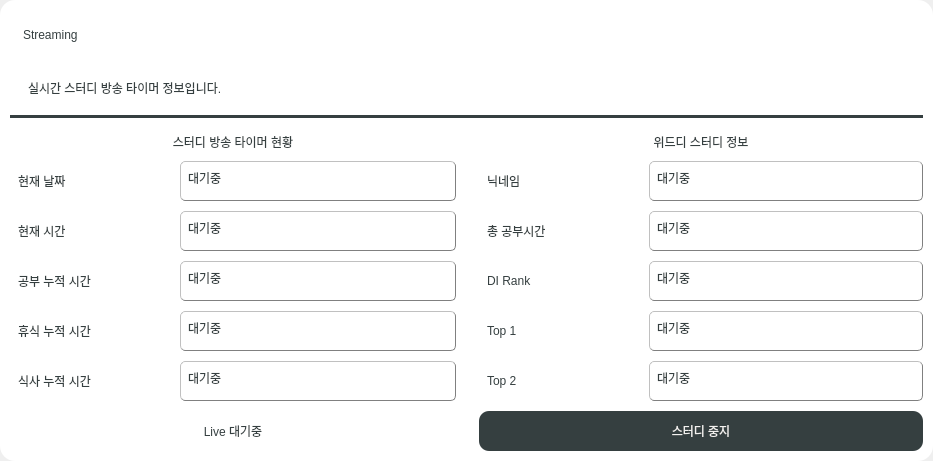
      <widget class="QWidget" name="tab_3">
       <attribute name="title">
        <string>Streaming</string>
       </attribute>
       <layout class="QGridLayout" name="gridLayout_27">
        <property name="leftMargin">
         <number>0</number>
        </property>
        <property name="topMargin">
         <number>0</number>
        </property>
        <property name="rightMargin">
         <number>0</number>
        </property>
        <property name="bottomMargin">
         <number>0</number>
        </property>
        <property name="horizontalSpacing">
         <number>0</number>
        </property>
        <item row="0" column="0">
         <widget class="QFrame" name="verticalFrame_12">
          <property name="styleSheet">
           <string notr="true">QFrame{
	border-radius: 15px;
	background-color: white;
}</string>
          </property>
          <layout class="QVBoxLayout" name="tab_main_ly_5" stretch="5,1,15">
           <property name="spacing">
            <number>5</number>
           </property>
           <property name="leftMargin">
            <number>10</number>
           </property>
           <property name="topMargin">
            <number>10</number>
           </property>
           <property name="rightMargin">
            <number>10</number>
           </property>
           <property name="bottomMargin">
            <number>10</number>
           </property>
           <item>
            <layout class="QHBoxLayout" name="horizontalLayout_48" stretch="8,0">
             <property name="spacing">
              <number>10</number>
             </property>
             <item>
              <layout class="QVBoxLayout" name="verticalLayout_28">
               <item>
                <widget class="QLabel" name="label_47">
                 <property name="styleSheet">
                  <string notr="true">padding-top:5px;
padding-left:10px;
font: 30px &quot;나눔스퀘어_ac ExtraBold&quot;;
color :   #353F40;</string>
                 </property>
                 <property name="text">
                  <string>Streaming</string>
                 </property>
                </widget>
               </item>
               <item>
                <widget class="QLabel" name="label_94">
                 <property name="styleSheet">
                  <string notr="true">padding-left:15px;
font: 20px &quot;나눔스퀘어_ac Bold&quot;;
color :   #353F40;</string>
                 </property>
                 <property name="text">
                  <string>실시간 스터디 방송 타이머 정보입니다.</string>
                 </property>
                </widget>
               </item>
              </layout>
             </item>
             <item>
              <layout class="QVBoxLayout" name="verticalLayout_29">
               <property name="spacing">
                <number>0</number>
               </property>
               <property name="leftMargin">
                <number>10</number>
               </property>
               <property name="topMargin">
                <number>10</number>
               </property>
               <property name="rightMargin">
                <number>10</number>
               </property>
               <property name="bottomMargin">
                <number>10</number>
               </property>
               <item>
                <widget class="QLabel" name="label_95">
                 <property name="minimumSize">
                  <size>
                   <width>80</width>
                   <height>80</height>
                  </size>
                 </property>
                 <property name="maximumSize">
                  <size>
                   <width>80</width>
                   <height>80</height>
                  </size>
                 </property>
                 <property name="text">
                  <string/>
                 </property>
                 <property name="pixmap">
                  <pixmap resource="../icon/icon.qrc">:/icon/streaming.png</pixmap>
                 </property>
                 <property name="scaledContents">
                  <bool>true</bool>
                 </property>
                </widget>
               </item>
              </layout>
             </item>
            </layout>
           </item>
           <item>
            <widget class="Line" name="line_11">
             <property name="styleSheet">
              <string notr="true">
background-color: #353F40;</string>
             </property>
             <property name="frameShadow">
              <enum>QFrame::Plain</enum>
             </property>
             <property name="lineWidth">
              <number>1</number>
             </property>
             <property name="orientation">
              <enum>Qt::Horizontal</enum>
             </property>
            </widget>
           </item>
           <item>
            <layout class="QHBoxLayout" name="horizontalLayout_49" stretch="5,1,5">
             <property name="spacing">
              <number>10</number>
             </property>
             <item>
              <layout class="QVBoxLayout" name="verticalLayout_30" stretch="1,9,1">
               <property name="spacing">
                <number>10</number>
               </property>
               <property name="topMargin">
                <number>10</number>
               </property>
               <item>
                <widget class="QLabel" name="label_96">
                 <property name="styleSheet">
                  <string notr="true">font: 17px &quot;나눔스퀘어_ac Bold&quot;;
color :   #353F40;</string>
                 </property>
                 <property name="text">
                  <string>스터디 방송 타이머 현황</string>
                 </property>
                 <property name="alignment">
                  <set>Qt::AlignCenter</set>
                 </property>
                </widget>
               </item>
               <item>
                <layout class="QGridLayout" name="gridLayout_43">
                 <property name="sizeConstraint">
                  <enum>QLayout::SetMaximumSize</enum>
                 </property>
                 <property name="spacing">
                  <number>10</number>
                 </property>
                 <item row="4" column="0">
                  <widget class="QLabel" name="label_97">
                   <property name="minimumSize">
                    <size>
                     <width>160</width>
                     <height>40</height>
                    </size>
                   </property>
                   <property name="maximumSize">
                    <size>
                     <width>160</width>
                     <height>40</height>
                    </size>
                   </property>
                   <property name="styleSheet">
                    <string notr="true">padding: 5px;
font: 20px &quot;나눔스퀘어_ac ExtraBold&quot;;
color :#353F40;</string>
                   </property>
                   <property name="text">
                    <string>식사 누적 시간</string>
                   </property>
                  </widget>
                 </item>
                 <item row="1" column="0">
                  <widget class="QLabel" name="label_99">
                   <property name="minimumSize">
                    <size>
                     <width>160</width>
                     <height>40</height>
                    </size>
                   </property>
                   <property name="maximumSize">
                    <size>
                     <width>160</width>
                     <height>40</height>
                    </size>
                   </property>
                   <property name="styleSheet">
                    <string notr="true">padding: 5px;
font: 20px &quot;나눔스퀘어_ac ExtraBold&quot;;
color :#353F40;</string>
                   </property>
                   <property name="text">
                    <string>현재 시간</string>
                   </property>
                  </widget>
                 </item>
                 <item row="0" column="0">
                  <widget class="QLabel" name="label_101">
                   <property name="minimumSize">
                    <size>
                     <width>160</width>
                     <height>40</height>
                    </size>
                   </property>
                   <property name="maximumSize">
                    <size>
                     <width>160</width>
                     <height>40</height>
                    </size>
                   </property>
                   <property name="styleSheet">
                    <string notr="true">padding: 5px;
font: 20px &quot;나눔스퀘어_ac ExtraBold&quot;;
color :#353F40;</string>
                   </property>
                   <property name="text">
                    <string>현재 날짜</string>
                   </property>
                  </widget>
                 </item>
                 <item row="0" column="1" colspan="2">
                  <widget class="QLineEdit" name="current_date">
                   <property name="minimumSize">
                    <size>
                     <width>276</width>
                     <height>40</height>
                    </size>
                   </property>
                   <property name="maximumSize">
                    <size>
                     <width>276</width>
                     <height>40</height>
                    </size>
                   </property>
                   <property name="styleSheet">
                    <string notr="true">padding: 5px;
font: 17px &quot;나눔스퀘어_ac Bold&quot;;
color :#353F40;
border-style: outset;
border-width: 1px;
border-color: gray;
border-radius: 5px;</string>
                   </property>
                   <property name="text">
                    <string>대기중</string>
                   </property>
                   <property name="readOnly">
                    <bool>true</bool>
                   </property>
                  </widget>
                 </item>
                 <item row="3" column="0">
                  <widget class="QLabel" name="label_98">
                   <property name="minimumSize">
                    <size>
                     <width>160</width>
                     <height>40</height>
                    </size>
                   </property>
                   <property name="maximumSize">
                    <size>
                     <width>160</width>
                     <height>40</height>
                    </size>
                   </property>
                   <property name="styleSheet">
                    <string notr="true">padding: 5px;
font: 20px &quot;나눔스퀘어_ac ExtraBold&quot;;
color :#353F40;</string>
                   </property>
                   <property name="text">
                    <string>휴식 누적 시간</string>
                   </property>
                  </widget>
                 </item>
                 <item row="2" column="0">
                  <widget class="QLabel" name="label_100">
                   <property name="minimumSize">
                    <size>
                     <width>160</width>
                     <height>40</height>
                    </size>
                   </property>
                   <property name="maximumSize">
                    <size>
                     <width>160</width>
                     <height>40</height>
                    </size>
                   </property>
                   <property name="styleSheet">
                    <string notr="true">padding: 5px;
font: 20px &quot;나눔스퀘어_ac ExtraBold&quot;;
color :#353F40;</string>
                   </property>
                   <property name="text">
                    <string>공부 누적 시간</string>
                   </property>
                  </widget>
                 </item>
                 <item row="1" column="1" colspan="2">
                  <widget class="QLineEdit" name="current_time">
                   <property name="minimumSize">
                    <size>
                     <width>276</width>
                     <height>40</height>
                    </size>
                   </property>
                   <property name="maximumSize">
                    <size>
                     <width>276</width>
                     <height>40</height>
                    </size>
                   </property>
                   <property name="styleSheet">
                    <string notr="true">padding: 5px;
font: 17px &quot;나눔스퀘어_ac Bold&quot;;
color :#353F40;
border-style: outset;
border-width: 1px;
border-color: gray;
border-radius: 5px;</string>
                   </property>
                   <property name="text">
                    <string>대기중</string>
                   </property>
                   <property name="readOnly">
                    <bool>true</bool>
                   </property>
                  </widget>
                 </item>
                 <item row="2" column="1" colspan="2">
                  <widget class="QLineEdit" name="current_study">
                   <property name="minimumSize">
                    <size>
                     <width>276</width>
                     <height>40</height>
                    </size>
                   </property>
                   <property name="maximumSize">
                    <size>
                     <width>276</width>
                     <height>40</height>
                    </size>
                   </property>
                   <property name="styleSheet">
                    <string notr="true">padding: 5px;
font: 17px &quot;나눔스퀘어_ac Bold&quot;;
color :#353F40;
border-style: outset;
border-width: 1px;
border-color: gray;
border-radius: 5px;</string>
                   </property>
                   <property name="text">
                    <string>대기중</string>
                   </property>
                   <property name="readOnly">
                    <bool>true</bool>
                   </property>
                  </widget>
                 </item>
                 <item row="3" column="1" colspan="2">
                  <widget class="QLineEdit" name="current_break">
                   <property name="minimumSize">
                    <size>
                     <width>276</width>
                     <height>40</height>
                    </size>
                   </property>
                   <property name="maximumSize">
                    <size>
                     <width>276</width>
                     <height>40</height>
                    </size>
                   </property>
                   <property name="styleSheet">
                    <string notr="true">padding: 5px;
font: 17px &quot;나눔스퀘어_ac Bold&quot;;
color :#353F40;
border-style: outset;
border-width: 1px;
border-color: gray;
border-radius: 5px;</string>
                   </property>
                   <property name="text">
                    <string>대기중</string>
                   </property>
                   <property name="readOnly">
                    <bool>true</bool>
                   </property>
                  </widget>
                 </item>
                 <item row="4" column="1" colspan="2">
                  <widget class="QLineEdit" name="current_meal">
                   <property name="minimumSize">
                    <size>
                     <width>276</width>
                     <height>40</height>
                    </size>
                   </property>
                   <property name="maximumSize">
                    <size>
                     <width>276</width>
                     <height>40</height>
                    </size>
                   </property>
                   <property name="styleSheet">
                    <string notr="true">padding: 5px;
font: 17px &quot;나눔스퀘어_ac Bold&quot;;
color :#353F40;
border-style: outset;
border-width: 1px;
border-color: gray;
border-radius: 5px;</string>
                   </property>
                   <property name="text">
                    <string>대기중</string>
                   </property>
                   <property name="readOnly">
                    <bool>true</bool>
                   </property>
                  </widget>
                 </item>
                </layout>
               </item>
               <item>
                <widget class="QLabel" name="state">
                 <property name="minimumSize">
                  <size>
                   <width>0</width>
                   <height>40</height>
                  </size>
                 </property>
                 <property name="maximumSize">
                  <size>
                   <width>16777215</width>
                   <height>40</height>
                  </size>
                 </property>
                 <property name="styleSheet">
                  <string notr="true">padding: 10px;
font:20px &quot;나눔스퀘어_ac Bold&quot;;
color : #353F40;</string>
                 </property>
                 <property name="text">
                  <string>Live 대기중</string>
                 </property>
                 <property name="alignment">
                  <set>Qt::AlignCenter</set>
                 </property>
                </widget>
               </item>
              </layout>
             </item>
             <item>
              <widget class="Line" name="line_6">
               <property name="styleSheet">
                <string notr="true"/>
               </property>
               <property name="frameShadow">
                <enum>QFrame::Plain</enum>
               </property>
               <property name="lineWidth">
                <number>0</number>
               </property>
               <property name="orientation">
                <enum>Qt::Vertical</enum>
               </property>
              </widget>
             </item>
             <item>
              <layout class="QVBoxLayout" name="verticalLayout_31" stretch="1,9,1">
               <property name="spacing">
                <number>10</number>
               </property>
               <property name="topMargin">
                <number>10</number>
               </property>
               <property name="rightMargin">
                <number>0</number>
               </property>
               <item>
                <widget class="QLabel" name="label_102">
                 <property name="styleSheet">
                  <string notr="true">font: 17px &quot;나눔스퀘어_ac Bold&quot;;
color :   #353F40;</string>
                 </property>
                 <property name="text">
                  <string>위드디 스터디 정보</string>
                 </property>
                 <property name="alignment">
                  <set>Qt::AlignCenter</set>
                 </property>
                </widget>
               </item>
               <item>
                <layout class="QGridLayout" name="gridLayout_45">
                 <property name="sizeConstraint">
                  <enum>QLayout::SetMaximumSize</enum>
                 </property>
                 <property name="spacing">
                  <number>10</number>
                 </property>
                 <item row="3" column="0">
                  <widget class="QLabel" name="label_2">
                   <property name="minimumSize">
                    <size>
                     <width>160</width>
                     <height>40</height>
                    </size>
                   </property>
                   <property name="maximumSize">
                    <size>
                     <width>160</width>
                     <height>40</height>
                    </size>
                   </property>
                   <property name="styleSheet">
                    <string notr="true">padding: 5px;
font: 20px &quot;나눔스퀘어_ac ExtraBold&quot;;
color :#353F40;</string>
                   </property>
                   <property name="text">
                    <string>Top 1</string>
                   </property>
                  </widget>
                 </item>
                 <item row="2" column="0">
                  <widget class="QLabel" name="label_105">
                   <property name="minimumSize">
                    <size>
                     <width>160</width>
                     <height>40</height>
                    </size>
                   </property>
                   <property name="maximumSize">
                    <size>
                     <width>160</width>
                     <height>40</height>
                    </size>
                   </property>
                   <property name="styleSheet">
                    <string notr="true">padding: 5px;
font: 20px &quot;나눔스퀘어_ac ExtraBold&quot;;
color :#353F40;</string>
                   </property>
                   <property name="text">
                    <string>DI Rank</string>
                   </property>
                  </widget>
                 </item>
                 <item row="4" column="0">
                  <widget class="QLabel" name="label_4">
                   <property name="minimumSize">
                    <size>
                     <width>160</width>
                     <height>40</height>
                    </size>
                   </property>
                   <property name="maximumSize">
                    <size>
                     <width>160</width>
                     <height>40</height>
                    </size>
                   </property>
                   <property name="styleSheet">
                    <string notr="true">padding: 5px;
font: 20px &quot;나눔스퀘어_ac ExtraBold&quot;;
color :#353F40;</string>
                   </property>
                   <property name="text">
                    <string>Top 2</string>
                   </property>
                  </widget>
                 </item>
                 <item row="0" column="1" colspan="2">
                  <widget class="QLineEdit" name="nick">
                   <property name="minimumSize">
                    <size>
                     <width>274</width>
                     <height>40</height>
                    </size>
                   </property>
                   <property name="maximumSize">
                    <size>
                     <width>274</width>
                     <height>40</height>
                    </size>
                   </property>
                   <property name="styleSheet">
                    <string notr="true">padding: 5px;
font: 17px &quot;나눔스퀘어_ac Bold&quot;;
color :#353F40;
border-style: outset;
border-width: 1px;
border-color: gray;
border-radius: 5px;</string>
                   </property>
                   <property name="text">
                    <string>대기중</string>
                   </property>
                   <property name="readOnly">
                    <bool>true</bool>
                   </property>
                  </widget>
                 </item>
                 <item row="1" column="1" colspan="2">
                  <widget class="QLineEdit" name="totalt">
                   <property name="minimumSize">
                    <size>
                     <width>274</width>
                     <height>40</height>
                    </size>
                   </property>
                   <property name="maximumSize">
                    <size>
                     <width>274</width>
                     <height>40</height>
                    </size>
                   </property>
                   <property name="styleSheet">
                    <string notr="true">padding: 5px;
font: 17px &quot;나눔스퀘어_ac Bold&quot;;
color :#353F40;
border-style: outset;
border-width: 1px;
border-color: gray;
border-radius: 5px;</string>
                   </property>
                   <property name="text">
                    <string>대기중</string>
                   </property>
                   <property name="readOnly">
                    <bool>true</bool>
                   </property>
                  </widget>
                 </item>
                 <item row="1" column="0">
                  <widget class="QLabel" name="label_103">
                   <property name="minimumSize">
                    <size>
                     <width>160</width>
                     <height>40</height>
                    </size>
                   </property>
                   <property name="maximumSize">
                    <size>
                     <width>160</width>
                     <height>40</height>
                    </size>
                   </property>
                   <property name="styleSheet">
                    <string notr="true">padding: 5px;
font: 20px &quot;나눔스퀘어_ac ExtraBold&quot;;
color :#353F40;</string>
                   </property>
                   <property name="text">
                    <string>총 공부시간</string>
                   </property>
                  </widget>
                 </item>
                 <item row="0" column="0">
                  <widget class="QLabel" name="label_104">
                   <property name="minimumSize">
                    <size>
                     <width>160</width>
                     <height>40</height>
                    </size>
                   </property>
                   <property name="maximumSize">
                    <size>
                     <width>160</width>
                     <height>40</height>
                    </size>
                   </property>
                   <property name="styleSheet">
                    <string notr="true">padding: 5px;
font: 20px &quot;나눔스퀘어_ac ExtraBold&quot;;
color :#353F40;</string>
                   </property>
                   <property name="text">
                    <string>닉네임</string>
                   </property>
                  </widget>
                 </item>
                 <item row="2" column="1" colspan="2">
                  <widget class="QLineEdit" name="dirank">
                   <property name="minimumSize">
                    <size>
                     <width>274</width>
                     <height>40</height>
                    </size>
                   </property>
                   <property name="maximumSize">
                    <size>
                     <width>274</width>
                     <height>40</height>
                    </size>
                   </property>
                   <property name="styleSheet">
                    <string notr="true">padding: 5px;
font: 17px &quot;나눔스퀘어_ac Bold&quot;;
color :#353F40;
border-style: outset;
border-width: 1px;
border-color: gray;
border-radius: 5px;</string>
                   </property>
                   <property name="text">
                    <string>대기중</string>
                   </property>
                   <property name="readOnly">
                    <bool>true</bool>
                   </property>
                  </widget>
                 </item>
                 <item row="3" column="1" colspan="2">
                  <widget class="QLineEdit" name="top_1">
                   <property name="minimumSize">
                    <size>
                     <width>274</width>
                     <height>40</height>
                    </size>
                   </property>
                   <property name="maximumSize">
                    <size>
                     <width>274</width>
                     <height>40</height>
                    </size>
                   </property>
                   <property name="styleSheet">
                    <string notr="true">padding: 5px;
font: 17px &quot;나눔스퀘어_ac Bold&quot;;
color :#353F40;
border-style: outset;
border-width: 1px;
border-color: gray;
border-radius: 5px;</string>
                   </property>
                   <property name="text">
                    <string>대기중</string>
                   </property>
                   <property name="readOnly">
                    <bool>true</bool>
                   </property>
                  </widget>
                 </item>
                 <item row="4" column="1" colspan="2">
                  <widget class="QLineEdit" name="top_2">
                   <property name="minimumSize">
                    <size>
                     <width>274</width>
                     <height>40</height>
                    </size>
                   </property>
                   <property name="maximumSize">
                    <size>
                     <width>274</width>
                     <height>40</height>
                    </size>
                   </property>
                   <property name="styleSheet">
                    <string notr="true">padding: 5px;
font: 17px &quot;나눔스퀘어_ac Bold&quot;;
color :#353F40;
border-style: outset;
border-width: 1px;
border-color: gray;
border-radius: 5px;</string>
                   </property>
                   <property name="text">
                    <string>대기중</string>
                   </property>
                   <property name="readOnly">
                    <bool>true</bool>
                   </property>
                  </widget>
                 </item>
                </layout>
               </item>
               <item>
                <widget class="QPushButton" name="studyfinish">
                 <property name="minimumSize">
                  <size>
                   <width>0</width>
                   <height>40</height>
                  </size>
                 </property>
                 <property name="maximumSize">
                  <size>
                   <width>16777215</width>
                   <height>40</height>
                  </size>
                 </property>
                 <property name="styleSheet">
                  <string notr="true">QPushButton
{
	color: #F2F1EF;
	font: 20px &quot;나눔스퀘어_ac Bold&quot;;
	background-color:#353F40;
	border : None;
	border-radius : 10px;
}

QPushButton::hover
{
	color: #F2F1EF;
	font: 20px &quot;나눔스퀘어_ac Bold&quot;;
	background-color:#000000;
	border :solid;
}</string>
                 </property>
                 <property name="text">
                  <string>스터디 중지</string>
                 </property>
                </widget>
               </item>
              </layout>
             </item>
            </layout>
           </item>
          </layout>
         </widget>
        </item>
       </layout>
      </widget>
